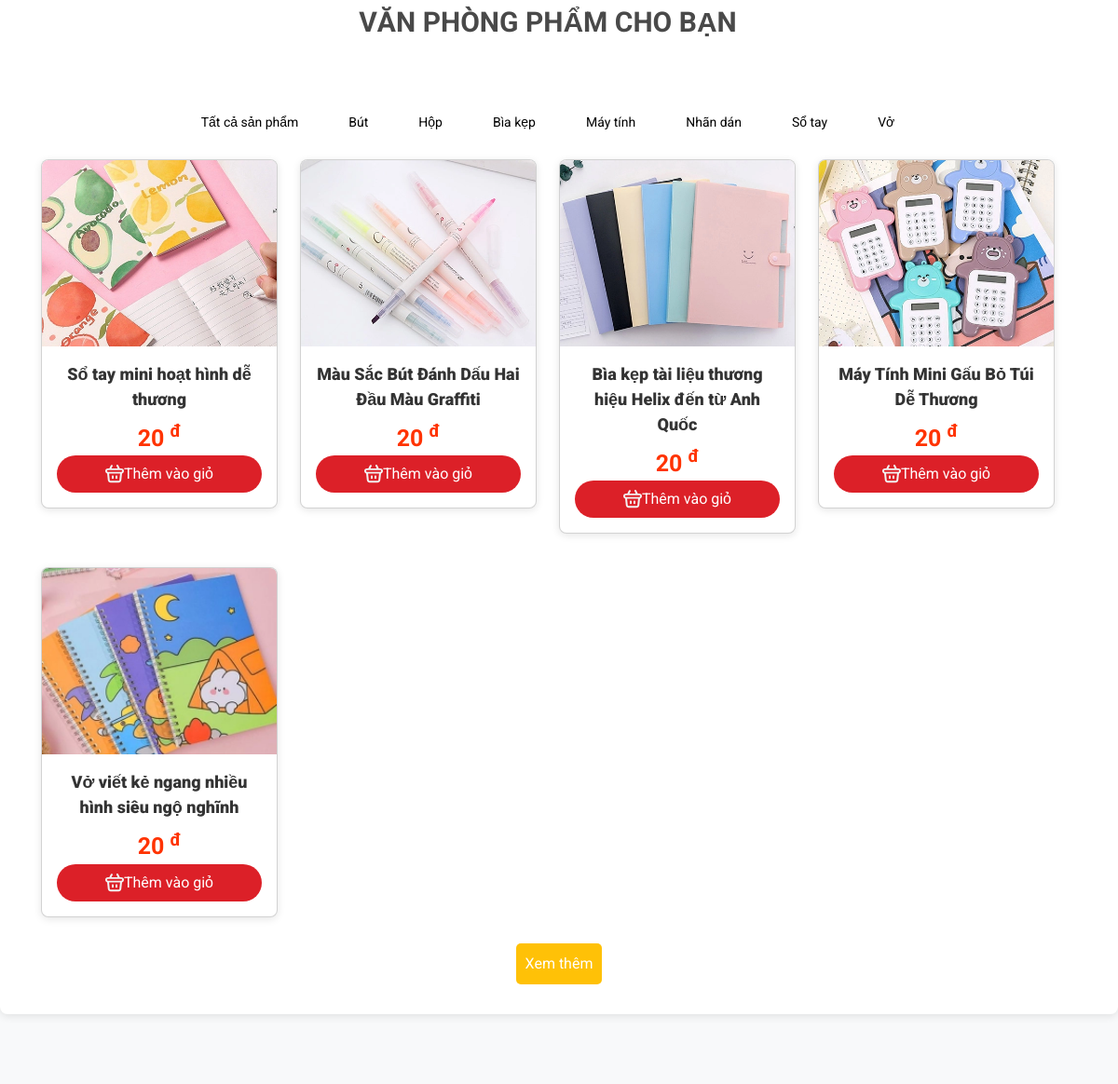
The app's page /Website/website.php (middle part), older data.
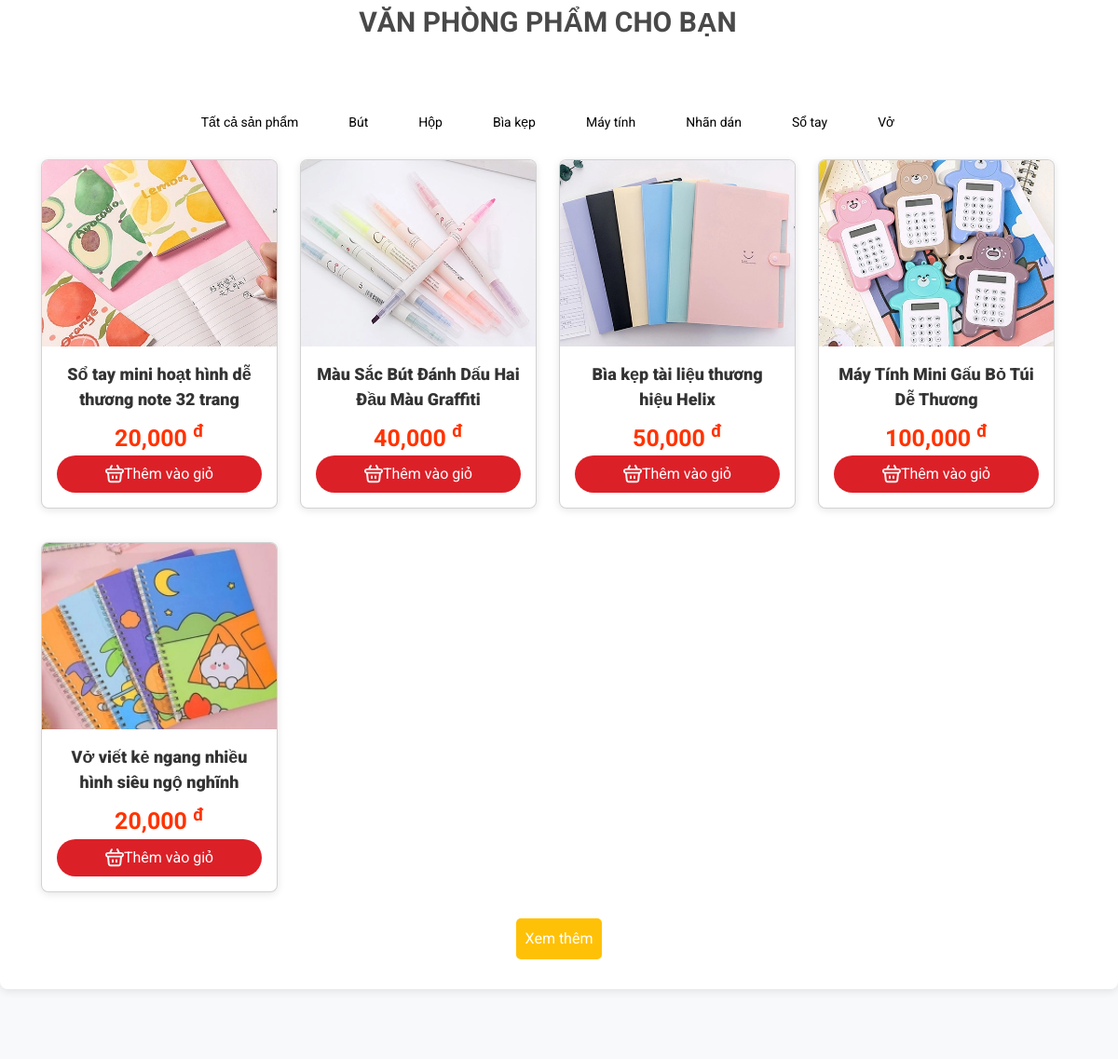
The same page, newer data.
### tables this page shows
CREATE TABLE `sanpham` (
  `sp_ma` int(11) NOT NULL,
  `loaisp_ten` varchar(100) NOT NULL,
  `sp_ten` varchar(250) NOT NULL,
  `sp_gia` varchar(250) NOT NULL,
  `sp_mota` varchar(300) DEFAULT NULL,
  `sp_motachitiet` varchar(300) NOT NULL,
  `sp_img` varchar(50) NOT NULL,
  `sp_soluong` int(250) NOT NULL DEFAULT 1,
  `loaisanpham` varchar(50) NOT NULL
);

### sources/linkFIle.php (called while the page is built, shortened)
<?php
$linkImgSp = '../Assets/img/SanPham/';
?>

### sources/FE/content.php (the view, shortened to what this page needs)
<!DOCTYPE html>
<html lang="vi">
<head>
</head>
<body>
    <div class="product-list">
        <div class="container">
            <div class="row">
                <div class="col-md-12 text-center">
                    <div class="block-title clearfix">
                        <h2>Văn phòng phẩm cho bạn</h2>
                        <ul class="tabs tabs-title tab-desktop ajax clearfix">
                            <li class="tab-link has-content current">
                                <a href="../website/website.php"><span title="Tất cả sản phẩm">Tất cả sản phẩm</span></a>
                            </li>
                            <li class="tab-link" data-tab="tab-1">
                                <a href="../website/contentClick.php?loaisanpham=but"><span title="Bút">Bút</span></a>
                            </li>
                            <li class="tab-link" data-tab="tab-2">
                                <a href="../website/contentClick.php?loaisanpham=hop"><span title="Hộp">Hộp</span></a>
                            </li>
                            <li class="tab-link" data-tab="tab-3">
                                <a href="../website/contentClick.php?loaisanpham=biakep"><span title="Bìa kẹp">Bìa kẹp</span></a>
                            </li>
                            <li class="tab-link" data-tab="tab-4">
                                <a href="../website/contentClick.php?loaisanpham=maytinh"><span title="Máy tính">Máy tính</span></a>
                            </li>
                            <li class="tab-link" data-tab="tab-5">
                                <a href="../website/contentClick.php?loaisanpham=nhandan"><span title="Nhãn dán">Nhãn dán</span></a>
                            </li>
                            <li class="tab-link" data-tab="tab-6">
                                <a href="../website/contentClick.php?loaisanpham=sotay"><span title="Sổ tay">Sổ tay</span></a>
                            </li>
                            <li class="tab-link" data-tab="tab-7">
                                <a href="../website/contentClick.php?loaisanpham=vo"><span title="Vở">Vở</span></a>
                            </li>
                        </ul>
                    </div>
                </div>
            </div>
        </div>
        <?php
        include_once("../sources/connect.php");
        $valueCart = 8;
        $sql = "SELECT * FROM sanpham LIMIT $valueCart";
        $result = $connect->query($sql);
        $duongdanimg = $linkImgSp;
        $dataArray = [];
        if ($result->num_rows > 0) {
            while ($row = $result->fetch_assoc()) {
                $dataArray[] = $row;
            }
        }
        ?>
        <div class="container text-center">
            <div class="row">
                <?php foreach ($dataArray as $data): ?>
                    <div class="col-lg-3 col-md-4 col-sm-6 py-2" id="font-card">
                        <a href="./product.php?sp_ma=<?= $data['sp_ma'] ?>">
                            <div class="card">
                                <img src="<?= $duongdanimg . $data['sp_img'] ?>" class="card-img-top" alt="<?= $data['sp_ten'] ?>">
                                <div class="card-body">
                                    <p class="card-title">
                                        <strong><?= $data['sp_ten'] ?></strong>
                                    </p>
                                    <p class="card-text">
                                        <strong style="color:#f30;font-size:25px">
                                            <?= number_format($data['sp_gia'], 0, '.', ',') ?> <sup>đ</sup>
                                        </strong>
                                    </p>
                                    <div class="action-cart">
                                        <button class="cart-button btn-buy add_to_cart" title="Thêm vào giỏ">
                                            Thêm vào giỏ
                                        </button>
                                    </div>
                                </div>
                            </div>
                        </a>
                    </div>
                <?php endforeach; ?>
            </div>
        </div>
        <div class="text-center">
            <a class="btn btn-warning" href="./List.php?page=1">Xem thêm</a>
        </div>
    </div>
</body>
</html>

Row changes from the older to the newer data that the page shows:
changed sanpham: sp_ten "Sổ tay mini hoạt hình dễ thương" → "Sổ tay mini hoạt hình dễ thương note 32 trang"; sp_gia "20" → "20,000"
changed sanpham "Màu Sắc Bút Đánh Dấu Hai Đầu Màu Graffiti": sp_gia "20" → "40,000"
changed sanpham: sp_ten "Bìa kẹp tài liệu thương hiệu Helix đến từ Anh Quốc" → "Bìa kẹp tài liệu thương hiệu Helix"; sp_gia "20" → "50,000"
changed sanpham "Máy Tính Mini Gấu Bỏ Túi Dễ Thương": sp_gia "20" → "100,000"
changed sanpham "Vở viết kẻ ngang nhiều hình siêu ngộ nghĩnh": sp_gia "20" → "20,000"
